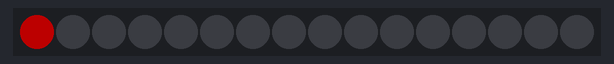
Bench run of a program on a simulated Raspberry Pi Pico running MicroPython. Parts: 16 RGB LEDs in strip order, left to right. Dim RGB values are drawn brighter than linear.

Above: at 9.99 s.
At 22.79 s:
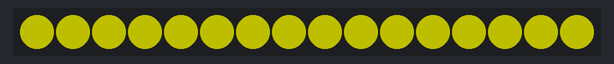
At 39.46 s:
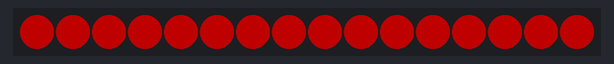

The program:

main.py
```python
###############################################################
# WS2812 RGB LED Ring Light Breathing
# with the Raspberry Pi Pico Microcontroller
#
# by Joshua Hrisko, Maker Portal LLC (c) 2021
#
# Based on the Example neopixel_ring at:
# https://github.com/raspberrypi/pico-micropython-examples
#
# Added some mix of different things by renaudrenaud
###############################################################
#
import array, time
from machine import Pin
import rp2

#
############################################
# RP2040 PIO and Pin Configurations
############################################
#
# WS2812 LED Ring Configuration
led_count = 16 # number of LEDs in ring light
PIN_NUM = 13 # pin connected to ring light
brightness = .3 # 0.1 = darker, 1.0 = brightest

@rp2.asm_pio(sideset_init=rp2.PIO.OUT_LOW, out_shiftdir=rp2.PIO.SHIFT_LEFT,
             autopull=True, pull_thresh=24) # PIO configuration

# define WS2812 parameters
def ws2812():
    T1 = 2
    T2 = 5
    T3 = 3
    wrap_target()
    label("bitloop")
    out(x, 1)               .side(0)    [T3 - 1]
    jmp(not_x, "do_zero")   .side(1)    [T1 - 1]
    jmp("bitloop")          .side(1)    [T2 - 1]
    label("do_zero")
    nop()                   .side(0)    [T2 - 1]
    wrap()


# Create the StateMachine with the ws2812 program, outputting on pre-defined pin
# at the 8MHz frequency
sm = rp2.StateMachine(0, ws2812, freq=8_000_000, sideset_base=Pin(PIN_NUM))

# Activate the state machine
sm.active(1)

# Range of LEDs stored in an array
ar = array.array("I", [0 for _ in range(led_count)])
#
############################################
# Functions for RGB Coloring
############################################
#
def pixels_show(brightness_input=brightness):
    dimmer_ar = array.array("I", [0 for _ in range(led_count)])
    for ii,cc in enumerate(ar):
        r = int(((cc >> 8) & 0xFF) * brightness_input) # 8-bit red dimmed to brightness
        g = int(((cc >> 16) & 0xFF) * brightness_input) # 8-bit green dimmed to brightness
        b = int((cc & 0xFF) * brightness_input) # 8-bit blue dimmed to brightness
        dimmer_ar[ii] = (g<<16) + (r<<8) + b # 24-bit color dimmed to brightness
    sm.put(dimmer_ar, 8) # update the state machine with new colors
    time.sleep_ms(10)

def pixels_set(i, color):
    ar[i] = (color[1]<<16) + (color[0]<<8) + color[2] # set 24-bit color

def breathing_led(color):
    step = 5
    breath_amps = [ii for ii in range(0,255,step)]
    breath_amps.extend([ii for ii in range(255,-1,-step)])
    for ii in breath_amps:
        for jj in range(len(ar)):
            pixels_set(jj, color) # show all colors
        pixels_show(ii/255)
        time.sleep(0.02)
#
############################################
# Main Calls and Loops
############################################
#
# color specifications
red = (255,0,0)
green = (0,255,0)
blue = (0,0,255)
yellow = (255,255,0)
cyan = (0,255,255)
white = (255,255,255)
blank = (0,0,0)
colors = [red,red,red,yellow,red,yellow,red,yellow,red,white]

while True: # loop indefinitely
    color = (255,0,0) # looping color
    blank = (0,0,0) # color for other pixels
    cycles = 10 # number of times to cycle 360-degrees
    for ii in range(int(cycles*len(ar))+1):
        for jj in range(len(ar)):
            if jj==int(ii%led_count): # in case we go over number of pixels in array
                pixels_set(jj,color) # color and loop a single pixel
            else:
                pixels_set(jj,blank) # turn others off
        pixels_show() # update pixel colors
        time.sleep(0.05) # wait 50ms
    for color in colors: # emulate breathing LED (similar to Amazon's Alexa)
        breathing_led(color)
        time.sleep(0.1) # wait between colors
```
